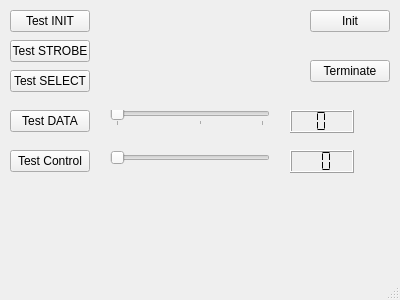
<?xml version="1.0" encoding="UTF-8"?>
<ui version="4.0">
 <class>MainWindow</class>
 <widget class="QMainWindow" name="MainWindow">
  <property name="geometry">
   <rect>
    <x>0</x>
    <y>0</y>
    <width>400</width>
    <height>300</height>
   </rect>
  </property>
  <property name="windowTitle">
   <string>MainWindow</string>
  </property>
  <widget class="QWidget" name="centralWidget">
   <widget class="QPushButton" name="testInitButton">
    <property name="geometry">
     <rect>
      <x>10</x>
      <y>10</y>
      <width>80</width>
      <height>22</height>
     </rect>
    </property>
    <property name="text">
     <string>Test INIT</string>
    </property>
   </widget>
   <widget class="QPushButton" name="testStrobeButton">
    <property name="geometry">
     <rect>
      <x>10</x>
      <y>40</y>
      <width>80</width>
      <height>22</height>
     </rect>
    </property>
    <property name="text">
     <string>Test STROBE</string>
    </property>
   </widget>
   <widget class="QPushButton" name="pushButton_3">
    <property name="geometry">
     <rect>
      <x>310</x>
      <y>60</y>
      <width>80</width>
      <height>22</height>
     </rect>
    </property>
    <property name="text">
     <string>Terminate</string>
    </property>
   </widget>
   <widget class="QPushButton" name="pushButton_4">
    <property name="geometry">
     <rect>
      <x>310</x>
      <y>10</y>
      <width>80</width>
      <height>22</height>
     </rect>
    </property>
    <property name="text">
     <string>Init</string>
    </property>
   </widget>
   <widget class="QPushButton" name="testSelectButton">
    <property name="geometry">
     <rect>
      <x>10</x>
      <y>70</y>
      <width>80</width>
      <height>22</height>
     </rect>
    </property>
    <property name="text">
     <string>Test SELECT</string>
    </property>
   </widget>
   <widget class="QPushButton" name="testDataButton">
    <property name="geometry">
     <rect>
      <x>10</x>
      <y>110</y>
      <width>80</width>
      <height>22</height>
     </rect>
    </property>
    <property name="text">
     <string>Test DATA</string>
    </property>
    <property name="checkable">
     <bool>true</bool>
    </property>
   </widget>
   <widget class="QSlider" name="testDataSlider">
    <property name="geometry">
     <rect>
      <x>110</x>
      <y>110</y>
      <width>160</width>
      <height>16</height>
     </rect>
    </property>
    <property name="minimum">
     <number>0</number>
    </property>
    <property name="maximum">
     <number>7</number>
    </property>
    <property name="pageStep">
     <number>1</number>
    </property>
    <property name="orientation">
     <enum>Qt::Horizontal</enum>
    </property>
    <property name="tickPosition">
     <enum>QSlider::TicksBelow</enum>
    </property>
    <property name="tickInterval">
     <number>4</number>
    </property>
   </widget>
   <widget class="QLCDNumber" name="testDataValue">
    <property name="geometry">
     <rect>
      <x>290</x>
      <y>110</y>
      <width>64</width>
      <height>23</height>
     </rect>
    </property>
    <property name="styleSheet">
     <string notr="true"/>
    </property>
    <property name="digitCount">
     <number>1</number>
    </property>
    <property name="mode">
     <enum>QLCDNumber::Hex</enum>
    </property>
    <property name="segmentStyle">
     <enum>QLCDNumber::Flat</enum>
    </property>
   </widget>
   <widget class="QPushButton" name="testControlButton">
    <property name="geometry">
     <rect>
      <x>10</x>
      <y>150</y>
      <width>80</width>
      <height>22</height>
     </rect>
    </property>
    <property name="text">
     <string>Test Control</string>
    </property>
    <property name="checkable">
     <bool>true</bool>
    </property>
   </widget>
   <widget class="QSlider" name="testControlSlider">
    <property name="geometry">
     <rect>
      <x>110</x>
      <y>150</y>
      <width>160</width>
      <height>16</height>
     </rect>
    </property>
    <property name="maximum">
     <number>20</number>
    </property>
    <property name="pageStep">
     <number>1</number>
    </property>
    <property name="orientation">
     <enum>Qt::Horizontal</enum>
    </property>
   </widget>
   <widget class="QLCDNumber" name="testControlValue">
    <property name="geometry">
     <rect>
      <x>290</x>
      <y>150</y>
      <width>64</width>
      <height>23</height>
     </rect>
    </property>
    <property name="digitCount">
     <number>2</number>
    </property>
    <property name="mode">
     <enum>QLCDNumber::Hex</enum>
    </property>
    <property name="segmentStyle">
     <enum>QLCDNumber::Flat</enum>
    </property>
   </widget>
  </widget>
  <widget class="QStatusBar" name="statusBar"/>
 </widget>
 <layoutdefault spacing="6" margin="11"/>
 <resources/>
 <connections>
  <connection>
   <sender>testDataSlider</sender>
   <signal>valueChanged(int)</signal>
   <receiver>testDataValue</receiver>
   <slot>display(int)</slot>
   <hints>
    <hint type="sourcelabel">
     <x>189</x>
     <y>117</y>
    </hint>
    <hint type="destinationlabel">
     <x>321</x>
     <y>121</y>
    </hint>
   </hints>
  </connection>
  <connection>
   <sender>testControlSlider</sender>
   <signal>valueChanged(int)</signal>
   <receiver>testControlValue</receiver>
   <slot>display(int)</slot>
   <hints>
    <hint type="sourcelabel">
     <x>189</x>
     <y>157</y>
    </hint>
    <hint type="destinationlabel">
     <x>321</x>
     <y>161</y>
    </hint>
   </hints>
  </connection>
 </connections>
</ui>
